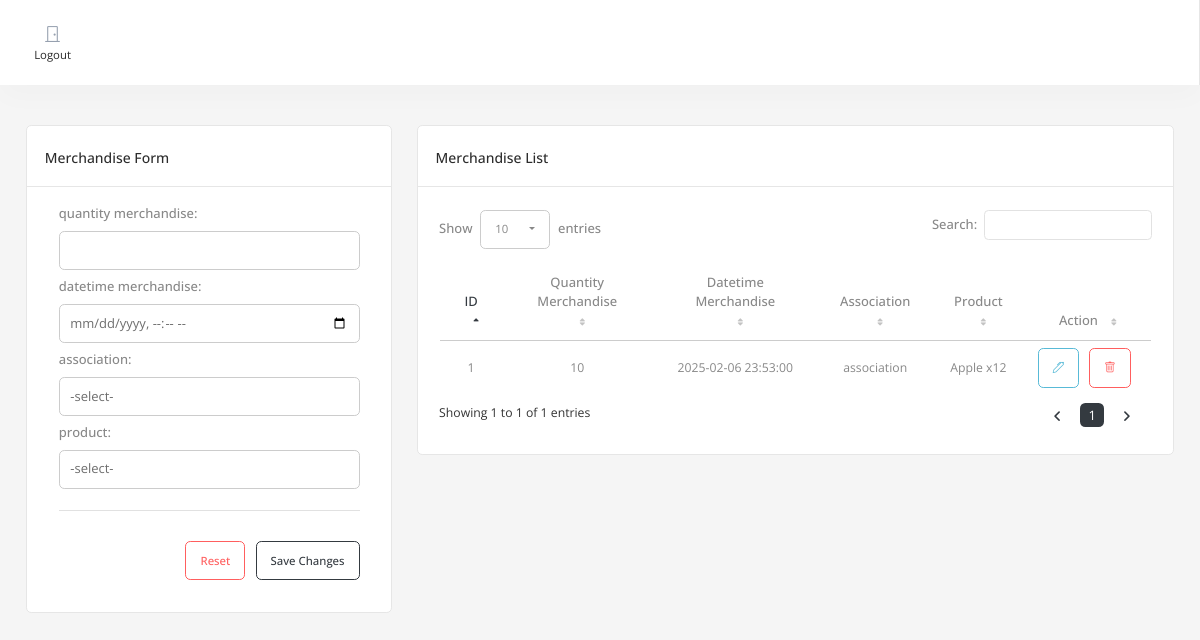
Page /merchandise.php on the committed database.
### tables this page shows
CREATE TABLE `tbl_merchandise` (
  `tbl_merchandise_id` int(11) NOT NULL,
  `quantity_merchandise` int(11) NOT NULL,
  `datetime_merchandise` datetime NOT NULL DEFAULT current_timestamp(),
  `tbl_association_id` int(11) NOT NULL,
  `tbl_product_id` int(11) NOT NULL
);

CREATE TABLE `tbl_association` (
  `tbl_association_id` int(11) NOT NULL,
  `association_name` text NOT NULL,
  `tbl_account_id` int(11) NOT NULL
);

CREATE TABLE `tbl_product` (
  `tbl_product_id` int(11) NOT NULL,
  `product_name` text NOT NULL,
  `product_price` text NOT NULL,
  `tbl_association_id` int(11) NOT NULL
);

### class/method.php (called while the page is built, shortened)
<?php
class method
{
    function __construct()
    {
        $servername = "localhost";
        $username = "root";
        $password = "";
        $database = "db_agrikulture";
        try {
            $conn = new PDO(
                "mysql:host=$servername;dbname=$database",
                $username,
                $password
            );
            $conn->setAttribute(PDO::ATTR_ERRMODE, PDO::ERRMODE_EXCEPTION);
            $this->conn = $conn;
        } catch (PDOException $e) {
            echo "Connection failed: " . $e->getMessage();
            die;
        }
    }
    function selectRaw()
    {
        $sql = $this->sql;
        $stmt = $this->conn->prepare($sql);
        $stmt->execute();
        return $stmt->fetchAll(PDO::FETCH_ASSOC);
    }
}
$m = new method();

### merchandise.php (the view, shortened to what this page needs)
<?php
include "layout/header.php";
?>
<div class='container-fluid'><div class='row mt-3'>
    <div class="col-lg-4 col-sm-12 mb-3">
        <div class="">
            <div class="">
<div class="card">
    <div class="card-header">
        <div>
            <h4 class="card-title">merchandise Form</h4>
        </div>
    </div>
    <div class="card-body">
        <div class="basic-form ps-3 pe-3 pb-3">
            <form method="post" action="functions/post.php" class="form-valide-with-icon needs-validation" novalidate id="frm-row" enctype="multipart/form-data">
                <div id="form-div-merchandise">
                    <div class="form-source">
                        <div class='row'>
                                                                <div class='col-md-12 form-group '>
                                        <div class='row mb-2'>
                                            <label for='merchandise-quantity_merchandise' class="text-label form-label">quantity merchandise:</label>
                                            <div class=''>
                                                <input type='number' name='tbl_merchandise-quantity_merchandise[]' id='merchandise-quantity_merchandise' class='form-control editable ' value='' required>
                                            </div>
                                        </div>
                                    </div>
                                                                    <div class='col-md-12 form-group '>
                                        <div class='row mb-2'>
                                            <label for='merchandise-datetime_merchandise' class="text-label form-label">datetime merchandise:</label>
                                            <div class=''>
                                                <input type='datetime-local' name='tbl_merchandise-datetime_merchandise[]' id='merchandise-datetime_merchandise' class='form-control editable ' value='' required>
                                            </div>
                                        </div>
                                    </div>
                                                                    <div class='col-md-12 form-group '>
                                        <div class='row mb-2'>
                                            <label for='merchandise-tbl_association_id' class="text-label form-label">association:</label>
                                            <div class=''>
                                                <select name='tbl_merchandise-tbl_association_id[]' id='merchandise-tbl_association_id' class='form-control editable ' required>
                                                    <option value=''>-select-</option>
<?php
$sql = "SELECT * FROM tbl_association";
$m->sql = $sql;
 ?>
                                                </select>
                                            </div>
                                        </div>
                                    </div>
                                                                    <div class='col-md-12 form-group '>
                                        <div class='row mb-2'>
                                            <label for='merchandise-tbl_product_id' class="text-label form-label">product:</label>
                                            <div class=''>
                                                <select name='tbl_merchandise-tbl_product_id[]' id='merchandise-tbl_product_id' class='form-control editable ' required>
                                                    <option value=''>-select-</option>
<?php
$sql = "SELECT * FROM tbl_product";
$m->sql = $sql;
 ?>
                                                </select>
                                            </div>
                                        </div>
                                    </div>
                                                        </div>
                    </div>
                </div>
                <div class='row'>
                    <div class='col-12 text-end add-btns'>
                        <hr style="margin-bottom: 30px">
                        <button type='reset' class='btn btn-outline-danger me-2'>Reset</button>
                        <button type='submit' class='btn btn-outline-primary'>Save Changes</button>
                    </div>
                </div>
            </form>
        </div>
    </div>
</div>
            </div>
        </div>
    </div>
        <div class="col-lg-8 mb-3">
            <div class="row">
                <div class="col-lg-12">
                    <div class="card dz-card">
                        <div class="card-header flex-wrap">
                            <div>
                                <h4 class="card-title">merchandise List</h4>
                            </div>
                        </div>
                        <div class="tab-content">
                            <div class="tab-pane fade show active p-4">
<?php
$sql = "SELECT * FROM tbl_merchandise  LEFT JOIN tbl_association ON tbl_association.tbl_association_id=tbl_merchandise.tbl_association_id LEFT JOIN tbl_product ON tbl_product.tbl_product_id=tbl_merchandise.tbl_product_id";
$m->sql = $sql;
$record = $m->selectRaw();
?>
<div class="table-responsive">
    <table id="datatable-merchandise" class="dt-table display table" style="width: calc(100% - 2px)">
        <thead>
            <tr class='text-center'>
                                    <td class='text-center'>
                        <label class='mb-0'>ID</label>
                    </td>
                                    <td class='text-center'>
                        <label class='mb-0'>Quantity Merchandise</label>
                    </td>
                                    <td class='text-center'>
                        <label class='mb-0'>Datetime Merchandise</label>
                    </td>
                                    <td class='text-center'>
                        <label class='mb-0'>Association</label>
                    </td>
                                    <td class='text-center'>
                        <label class='mb-0'>Product</label>
                    </td>
                                                    <td class=" text-center">
                        <label class='mb-0'>Action</label>
                    </td>
                            </tr>
        </thead>
        <tbody>
<?php
foreach($record as $k => $r)
{
extract($r);
?>
                <tr>
                                                                                            <td class="text-center">
<?= $tbl_merchandise_id; ?></td>
                                                                                            <td class="text-center">
<?= $quantity_merchandise; ?></td>
                                                                                            <td class="text-center">
<?= $datetime_merchandise; ?></td>
                                                                                            <td class="text-center">
<?= $association_name; ?></td>
                                                                                            <td class="text-center">
<?= $product_name; ?></td>
                                                                <td class="text-center ">
<button type="button" class="btn btn-outline-info btn-action me-2" onclick="editInfo(<?= $k ?>)"><i class="bi bi-pen"></i></button>
<button type="button" class="btn btn-outline-danger btn-action me-2" onclick="deleteInfo('tbl_merchandise','tbl_merchandise_id',<?=  $tbl_merchandise_id;  ?>)"><i class="bi bi-trash"></i></button>
</td>
                                    </tr>
<?php
}
?>
        </tbody>
    </table>
</div>                            </div>
                        </div>
                    </div>
                </div>
            </div>
        </div>
</div></div>
<?php
include "layout/footer.php";
?>

### layout/header.php (style rules this page uses)
.dt-table tbody tr td.sorting_1 span, .dt-table thead tr td.sorting_asc label, .dt-table thead tr td.sorting_desc label, table.dataTable thead td.sorting_asc:after, table.dataTable thead td.sorting_desc:after { color: var(--primary) !important; }

### rows in the picture
tbl_merchandise: tbl_merchandise_id "1", quantity_merchandise "10", datetime_merchandise "2025-02-06 23:53:00", tbl_association.association_name "association", tbl_product.product_name "Apple x12"
